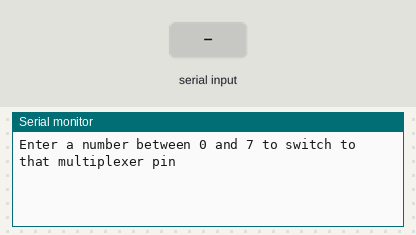
Simulated run of this sketch. Board: Arduino Mega 2560, built with avr-gcc and run on an emulated ATmega2560. Parts: the last lines printed to the serial monitor. The inputs (shaded band) are chosen by the test bench.

Above: at 1.2 s.
1.3 s: "90,45\n" received over Serial
At 2.5 s:
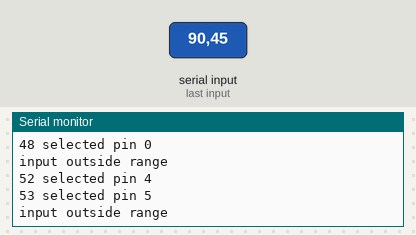
2.8 s: "30,150\n" received over Serial
At 3.8 s:
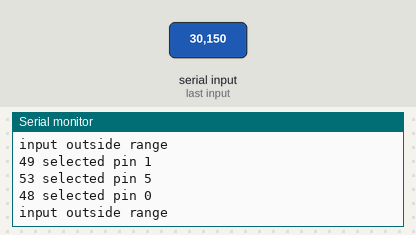
Timing chart, 0 to 5.8 s (numbered marks = the images above; inputs shaded):
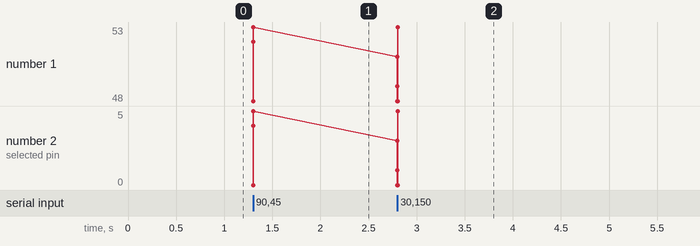

The sketch:

MultiplexerSerial.ino
```cpp
/*
    Switch to the desired multiplexer pin. Input over Serial.

    This would be used to measure 8 capacitance values with only one
    sensor or measurement circuit.

    This program was originally designed for use with the Teensy 3.2,
    but it may work with other boards with some modifications.
*/

const int muxPins[3] = {20, 21, 22}; // Pins that S0, S1, and S2 are connected to respectively. Shouldn't have to be changed.

byte serialIn = 0; // input from Serial monitor
int selectedPin = 0; // parsed integer

void setup() {
  for (int k = 0; k < 3; k++) {  // intialize all selection pins
    pinMode(muxPins[k], OUTPUT);
    digitalWrite(muxPins[k], LOW);
  }
  Serial.begin(2000000);
  Serial.println("Enter a number between 0 and 7 to switch to that multiplexer pin");
}

void loop() {
  if (Serial.available() > 0) { // if something was inputted to the Serial monitor
    serialIn = Serial.read();
    selectedPin = serialIn - 48; // convert ASCII byte to integer
    if (selectedPin < 0 || selectedPin > 7) {
      Serial.println("input outside range");
    }
    else {
      Serial.print(serialIn);  // feedback
      selectMuxPin(selectedPin);
      Serial.print(" selected pin ");
      Serial.println(selectedPin);

    }
  }
}

void selectMuxPin(byte pin) {  // set appropriate selection pins based on desired multiplexer pin
  if (pin > 7) {
    return;
  }
  for (int j = 0; j < 3; j++) {
    if (pin & (1 << j)) {
      digitalWrite(muxPins[j], HIGH);
    }
    else {
      digitalWrite(muxPins[j], LOW);
    }
  }
}
```

Measured:
- after the input at 1.3 s, the serial monitor: prints a new line at once (image 1)
- after the input at 2.8 s, the serial monitor: prints a new line at once (image 2)
